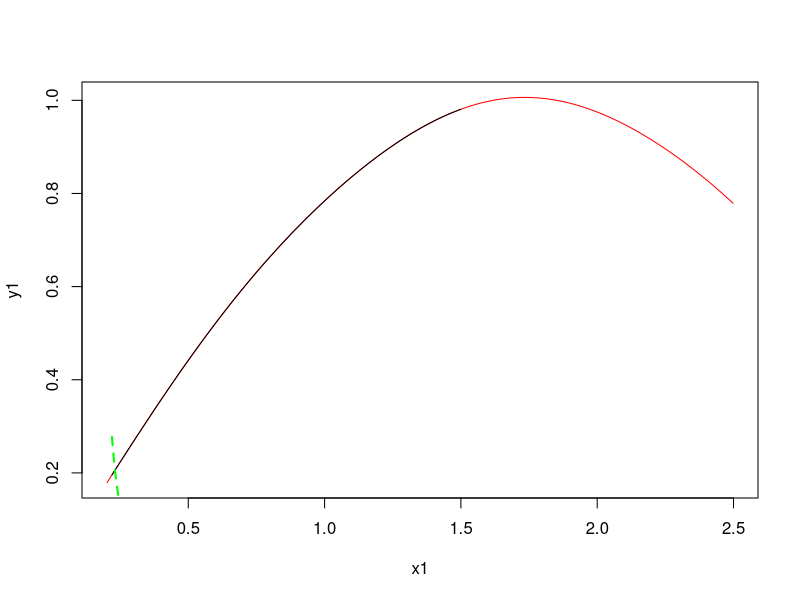
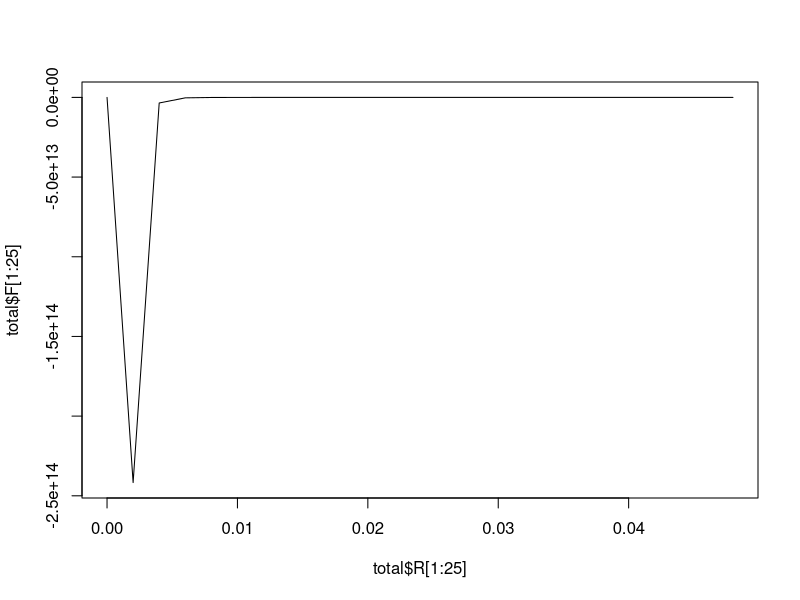

These figures' R source, in order:
library(splines)

finite.differences <- function(x, y) {
  if (length(x) != length(y)) {
    stop('x and y vectors must have equal length')
  }
  
  n <- length(x)
  
  # Initialize a vector of length n to enter the derivative approximations
  fdx <- vector(length = n)
  
  # Iterate through the values using the forward differencing method
  for (i in 2:n) {
    fdx[i-1] <- (y[i-1] - y[i]) / (x[i-1] - x[i])
  }
  
  # For the last value, since we are unable to perform the forward differencing method 
  # as only the first n values are known, we use the backward differencing approach
  # instead. Note this will essentially give the same value as the last iteration 
  # in the forward differencing method, but it is used as an approximation as we 
  # don't have any more information
  fdx[n] <- (y[n] - y[n - 1]) / (x[n] - x[n - 1])
  
  return(fdx)
}


AA <- read.table("CGPotential.dat")
x <- AA$V1
y <- AA$V2

x1 <- x[x>0.2]# & x < 0.5]
y1 <- y[x>0.2]# & x < 0.5]


plot(y1 ~ x1, type="l",col="red")

xout <- seq(0.22,1.5,0.002)

isp <- interpSpline(x1,y1)
XT <- spline(x1,y1,n=202,method = "fmm",xout=xout)
lines(XT$x,XT$y)

finite1 <- finite.differences(XT$x,XT$y)

X0 <- 0.0

x1 <- XT$x[XT$x < 0.25]
y1 <- XT$y[XT$x < 0.25]
m <- nls(y1 ~ b/(x1)^6, start = list( b = 0.1), trace = TRUE)
lines(x1, fitted(m), lty = 2, col = "green", lwd = 2)

b<-coef(m)[1]

xout <- seq(0.002,0.218,0.002)
yout <- b/(xout)^6
finite0 <- finite.differences(xout,yout)

XY00 <- data.frame(R=X0,X0,X0,X0,X0,V=X0,F=X0)
XY0 <- data.frame(R=xout,X0,X0,X0,X0,V=yout,F=finite0)
XY1 <- data.frame(R=XT$x,X0,X0,X0,X0,V=XT$y,F=finite1)
xout <- seq(1.502,3.5,0.002)
XY2 <- data.frame(R=xout,X0,X0,X0,X0,V=X0,F=X0)
total <- rbind(XY00,XY0, XY1,XY2) 

write.table(total,"table_CG_CG.xvg", sep="\t", row.names=F,col.names=F)

plot(total$R[1:25],total$F[1:25], type="l")

